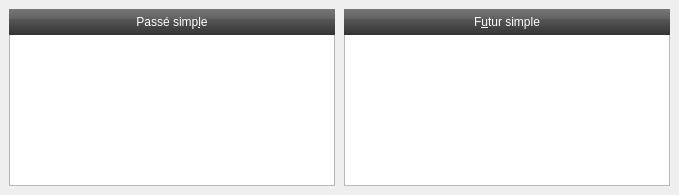
   <widget class="QWidget" name="pageIndicatif2">
    <attribute name="title">
     <string>I&amp;ndicatif ₂</string>
    </attribute>
    <widget class="QTextBrowser" name="navigateurIndicatifPasseSimple">
     <property name="geometry">
      <rect>
       <x>9</x>
       <y>34</y>
       <width>326</width>
       <height>152</height>
      </rect>
     </property>
     <property name="lineWrapMode">
      <enum>QTextEdit::NoWrap</enum>
     </property>
    </widget>
    <widget class="QLabel" name="etiquetteIndicatifFuturSimple">
     <property name="geometry">
      <rect>
       <x>344</x>
       <y>9</y>
       <width>326</width>
       <height>26</height>
      </rect>
     </property>
     <property name="palette">
      <palette>
       <active>
        <colorrole role="WindowText">
         <brush brushstyle="SolidPattern">
          <color alpha="255">
           <red>255</red>
           <green>255</green>
           <blue>255</blue>
          </color>
         </brush>
        </colorrole>
        <colorrole role="Button">
         <brush brushstyle="LinearGradientPattern">
          <gradient startx="0.000000000000000" starty="0.000000000000000" endx="0.000000000000000" endy="1.000000000000000" type="LinearGradient" spread="PadSpread" coordinatemode="ObjectBoundingMode">
           <gradientstop position="0.000000000000000">
            <color alpha="255">
             <red>119</red>
             <green>119</green>
             <blue>119</blue>
            </color>
           </gradientstop>
           <gradientstop position="0.400000000000000">
            <color alpha="255">
             <red>96</red>
             <green>96</green>
             <blue>96</blue>
            </color>
           </gradientstop>
           <gradientstop position="0.401000000000000">
            <color alpha="255">
             <red>87</red>
             <green>87</green>
             <blue>87</blue>
            </color>
           </gradientstop>
           <gradientstop position="1.000000000000000">
            <color alpha="255">
             <red>51</red>
             <green>51</green>
             <blue>51</blue>
            </color>
           </gradientstop>
          </gradient>
         </brush>
        </colorrole>
        <colorrole role="Base">
         <brush brushstyle="LinearGradientPattern">
          <gradient startx="0.000000000000000" starty="0.000000000000000" endx="0.000000000000000" endy="1.000000000000000" type="LinearGradient" spread="PadSpread" coordinatemode="ObjectBoundingMode">
           <gradientstop position="0.000000000000000">
            <color alpha="255">
             <red>119</red>
             <green>119</green>
             <blue>119</blue>
            </color>
           </gradientstop>
           <gradientstop position="0.400000000000000">
            <color alpha="255">
             <red>96</red>
             <green>96</green>
             <blue>96</blue>
            </color>
           </gradientstop>
           <gradientstop position="0.401000000000000">
            <color alpha="255">
             <red>87</red>
             <green>87</green>
             <blue>87</blue>
            </color>
           </gradientstop>
           <gradientstop position="1.000000000000000">
            <color alpha="255">
             <red>51</red>
             <green>51</green>
             <blue>51</blue>
            </color>
           </gradientstop>
          </gradient>
         </brush>
        </colorrole>
        <colorrole role="Window">
         <brush brushstyle="LinearGradientPattern">
          <gradient startx="0.000000000000000" starty="0.000000000000000" endx="0.000000000000000" endy="1.000000000000000" type="LinearGradient" spread="PadSpread" coordinatemode="ObjectBoundingMode">
           <gradientstop position="0.000000000000000">
            <color alpha="255">
             <red>119</red>
             <green>119</green>
             <blue>119</blue>
            </color>
           </gradientstop>
           <gradientstop position="0.400000000000000">
            <color alpha="255">
             <red>96</red>
             <green>96</green>
             <blue>96</blue>
            </color>
           </gradientstop>
           <gradientstop position="0.401000000000000">
            <color alpha="255">
             <red>87</red>
             <green>87</green>
             <blue>87</blue>
            </color>
           </gradientstop>
           <gradientstop position="1.000000000000000">
            <color alpha="255">
             <red>51</red>
             <green>51</green>
             <blue>51</blue>
            </color>
           </gradientstop>
          </gradient>
         </brush>
        </colorrole>
       </active>
       <inactive>
        <colorrole role="WindowText">
         <brush brushstyle="SolidPattern">
          <color alpha="255">
           <red>255</red>
           <green>255</green>
           <blue>255</blue>
          </color>
         </brush>
        </colorrole>
        <colorrole role="Button">
         <brush brushstyle="LinearGradientPattern">
          <gradient startx="0.000000000000000" starty="0.000000000000000" endx="0.000000000000000" endy="1.000000000000000" type="LinearGradient" spread="PadSpread" coordinatemode="ObjectBoundingMode">
           <gradientstop position="0.000000000000000">
            <color alpha="255">
             <red>119</red>
             <green>119</green>
             <blue>119</blue>
            </color>
           </gradientstop>
           <gradientstop position="0.400000000000000">
            <color alpha="255">
             <red>96</red>
             <green>96</green>
             <blue>96</blue>
            </color>
           </gradientstop>
           <gradientstop position="0.401000000000000">
            <color alpha="255">
             <red>87</red>
             <green>87</green>
             <blue>87</blue>
            </color>
           </gradientstop>
           <gradientstop position="1.000000000000000">
            <color alpha="255">
             <red>51</red>
             <green>51</green>
             <blue>51</blue>
            </color>
           </gradientstop>
          </gradient>
         </brush>
        </colorrole>
        <colorrole role="Base">
         <brush brushstyle="LinearGradientPattern">
          <gradient startx="0.000000000000000" starty="0.000000000000000" endx="0.000000000000000" endy="1.000000000000000" type="LinearGradient" spread="PadSpread" coordinatemode="ObjectBoundingMode">
           <gradientstop position="0.000000000000000">
            <color alpha="255">
             <red>119</red>
             <green>119</green>
             <blue>119</blue>
            </color>
           </gradientstop>
           <gradientstop position="0.400000000000000">
            <color alpha="255">
             <red>96</red>
             <green>96</green>
             <blue>96</blue>
            </color>
           </gradientstop>
           <gradientstop position="0.401000000000000">
            <color alpha="255">
             <red>87</red>
             <green>87</green>
             <blue>87</blue>
            </color>
           </gradientstop>
           <gradientstop position="1.000000000000000">
            <color alpha="255">
             <red>51</red>
             <green>51</green>
             <blue>51</blue>
            </color>
           </gradientstop>
          </gradient>
         </brush>
        </colorrole>
        <colorrole role="Window">
         <brush brushstyle="LinearGradientPattern">
          <gradient startx="0.000000000000000" starty="0.000000000000000" endx="0.000000000000000" endy="1.000000000000000" type="LinearGradient" spread="PadSpread" coordinatemode="ObjectBoundingMode">
           <gradientstop position="0.000000000000000">
            <color alpha="255">
             <red>119</red>
             <green>119</green>
             <blue>119</blue>
            </color>
           </gradientstop>
           <gradientstop position="0.400000000000000">
            <color alpha="255">
             <red>96</red>
             <green>96</green>
             <blue>96</blue>
            </color>
           </gradientstop>
           <gradientstop position="0.401000000000000">
            <color alpha="255">
             <red>87</red>
             <green>87</green>
             <blue>87</blue>
            </color>
           </gradientstop>
           <gradientstop position="1.000000000000000">
            <color alpha="255">
             <red>51</red>
             <green>51</green>
             <blue>51</blue>
            </color>
           </gradientstop>
          </gradient>
         </brush>
        </colorrole>
       </inactive>
       <disabled>
        <colorrole role="WindowText">
         <brush brushstyle="SolidPattern">
          <color alpha="255">
           <red>119</red>
           <green>121</green>
           <blue>123</blue>
          </color>
         </brush>
        </colorrole>
        <colorrole role="Button">
         <brush brushstyle="LinearGradientPattern">
          <gradient startx="0.000000000000000" starty="0.000000000000000" endx="0.000000000000000" endy="1.000000000000000" type="LinearGradient" spread="PadSpread" coordinatemode="ObjectBoundingMode">
           <gradientstop position="0.000000000000000">
            <color alpha="255">
             <red>119</red>
             <green>119</green>
             <blue>119</blue>
            </color>
           </gradientstop>
           <gradientstop position="0.400000000000000">
            <color alpha="255">
             <red>96</red>
             <green>96</green>
             <blue>96</blue>
            </color>
           </gradientstop>
           <gradientstop position="0.401000000000000">
            <color alpha="255">
             <red>87</red>
             <green>87</green>
             <blue>87</blue>
            </color>
           </gradientstop>
           <gradientstop position="1.000000000000000">
            <color alpha="255">
             <red>51</red>
             <green>51</green>
             <blue>51</blue>
            </color>
           </gradientstop>
          </gradient>
         </brush>
        </colorrole>
        <colorrole role="Base">
         <brush brushstyle="LinearGradientPattern">
          <gradient startx="0.000000000000000" starty="0.000000000000000" endx="0.000000000000000" endy="1.000000000000000" type="LinearGradient" spread="PadSpread" coordinatemode="ObjectBoundingMode">
           <gradientstop position="0.000000000000000">
            <color alpha="255">
             <red>119</red>
             <green>119</green>
             <blue>119</blue>
            </color>
           </gradientstop>
           <gradientstop position="0.400000000000000">
            <color alpha="255">
             <red>96</red>
             <green>96</green>
             <blue>96</blue>
            </color>
           </gradientstop>
           <gradientstop position="0.401000000000000">
            <color alpha="255">
             <red>87</red>
             <green>87</green>
             <blue>87</blue>
            </color>
           </gradientstop>
           <gradientstop position="1.000000000000000">
            <color alpha="255">
             <red>51</red>
             <green>51</green>
             <blue>51</blue>
            </color>
           </gradientstop>
          </gradient>
         </brush>
        </colorrole>
        <colorrole role="Window">
         <brush brushstyle="LinearGradientPattern">
          <gradient startx="0.000000000000000" starty="0.000000000000000" endx="0.000000000000000" endy="1.000000000000000" type="LinearGradient" spread="PadSpread" coordinatemode="ObjectBoundingMode">
           <gradientstop position="0.000000000000000">
            <color alpha="255">
             <red>119</red>
             <green>119</green>
             <blue>119</blue>
            </color>
           </gradientstop>
           <gradientstop position="0.400000000000000">
            <color alpha="255">
             <red>96</red>
             <green>96</green>
             <blue>96</blue>
            </color>
           </gradientstop>
           <gradientstop position="0.401000000000000">
            <color alpha="255">
             <red>87</red>
             <green>87</green>
             <blue>87</blue>
            </color>
           </gradientstop>
           <gradientstop position="1.000000000000000">
            <color alpha="255">
             <red>51</red>
             <green>51</green>
             <blue>51</blue>
            </color>
           </gradientstop>
          </gradient>
         </brush>
        </colorrole>
       </disabled>
      </palette>
     </property>
     <property name="styleSheet">
      <string>background-color: qlineargradient(x1: 0, y1: 0, x2: 0.0, y2: 1.0, stop: 0 #777777, stop: 0.4 #606060, stop: 0.401 #575757, stop: 1 #333333);</string>
     </property>
     <property name="text">
      <string>F&amp;utur simple</string>
     </property>
     <property name="alignment">
      <set>Qt::AlignCenter</set>
     </property>
     <property name="buddy">
      <cstring>navigateurIndicatifFuturSimple</cstring>
     </property>
    </widget>
    <widget class="QLabel" name="etiquetteIndicatifPasseSimple">
     <property name="geometry">
      <rect>
       <x>9</x>
       <y>9</y>
       <width>326</width>
       <height>26</height>
      </rect>
     </property>
     <property name="palette">
      <palette>
       <active>
        <colorrole role="WindowText">
         <brush brushstyle="SolidPattern">
          <color alpha="255">
           <red>255</red>
           <green>255</green>
           <blue>255</blue>
          </color>
         </brush>
        </colorrole>
        <colorrole role="Button">
         <brush brushstyle="LinearGradientPattern">
          <gradient startx="0.000000000000000" starty="0.000000000000000" endx="0.000000000000000" endy="1.000000000000000" type="LinearGradient" spread="PadSpread" coordinatemode="ObjectBoundingMode">
           <gradientstop position="0.000000000000000">
            <color alpha="255">
             <red>119</red>
             <green>119</green>
             <blue>119</blue>
            </color>
           </gradientstop>
           <gradientstop position="0.400000000000000">
            <color alpha="255">
             <red>96</red>
             <green>96</green>
             <blue>96</blue>
            </color>
           </gradientstop>
           <gradientstop position="0.401000000000000">
            <color alpha="255">
             <red>87</red>
             <green>87</green>
             <blue>87</blue>
            </color>
           </gradientstop>
           <gradientstop position="1.000000000000000">
            <color alpha="255">
             <red>51</red>
             <green>51</green>
             <blue>51</blue>
            </color>
           </gradientstop>
          </gradient>
         </brush>
        </colorrole>
        <colorrole role="Base">
         <brush brushstyle="LinearGradientPattern">
          <gradient startx="0.000000000000000" starty="0.000000000000000" endx="0.000000000000000" endy="1.000000000000000" type="LinearGradient" spread="PadSpread" coordinatemode="ObjectBoundingMode">
           <gradientstop position="0.000000000000000">
            <color alpha="255">
             <red>119</red>
             <green>119</green>
             <blue>119</blue>
            </color>
           </gradientstop>
           <gradientstop position="0.400000000000000">
            <color alpha="255">
             <red>96</red>
             <green>96</green>
             <blue>96</blue>
            </color>
           </gradientstop>
           <gradientstop position="0.401000000000000">
            <color alpha="255">
             <red>87</red>
             <green>87</green>
             <blue>87</blue>
            </color>
           </gradientstop>
           <gradientstop position="1.000000000000000">
            <color alpha="255">
             <red>51</red>
             <green>51</green>
             <blue>51</blue>
            </color>
           </gradientstop>
          </gradient>
         </brush>
        </colorrole>
        <colorrole role="Window">
         <brush brushstyle="LinearGradientPattern">
          <gradient startx="0.000000000000000" starty="0.000000000000000" endx="0.000000000000000" endy="1.000000000000000" type="LinearGradient" spread="PadSpread" coordinatemode="ObjectBoundingMode">
           <gradientstop position="0.000000000000000">
            <color alpha="255">
             <red>119</red>
             <green>119</green>
             <blue>119</blue>
            </color>
           </gradientstop>
           <gradientstop position="0.400000000000000">
            <color alpha="255">
             <red>96</red>
             <green>96</green>
             <blue>96</blue>
            </color>
           </gradientstop>
           <gradientstop position="0.401000000000000">
            <color alpha="255">
             <red>87</red>
             <green>87</green>
             <blue>87</blue>
            </color>
           </gradientstop>
           <gradientstop position="1.000000000000000">
            <color alpha="255">
             <red>51</red>
             <green>51</green>
             <blue>51</blue>
            </color>
           </gradientstop>
          </gradient>
         </brush>
        </colorrole>
       </active>
       <inactive>
        <colorrole role="WindowText">
         <brush brushstyle="SolidPattern">
          <color alpha="255">
           <red>255</red>
           <green>255</green>
           <blue>255</blue>
          </color>
         </brush>
        </colorrole>
        <colorrole role="Button">
         <brush brushstyle="LinearGradientPattern">
          <gradient startx="0.000000000000000" starty="0.000000000000000" endx="0.000000000000000" endy="1.000000000000000" type="LinearGradient" spread="PadSpread" coordinatemode="ObjectBoundingMode">
           <gradientstop position="0.000000000000000">
            <color alpha="255">
             <red>119</red>
             <green>119</green>
             <blue>119</blue>
            </color>
           </gradientstop>
           <gradientstop position="0.400000000000000">
            <color alpha="255">
             <red>96</red>
             <green>96</green>
             <blue>96</blue>
            </color>
           </gradientstop>
           <gradientstop position="0.401000000000000">
            <color alpha="255">
             <red>87</red>
             <green>87</green>
             <blue>87</blue>
            </color>
           </gradientstop>
           <gradientstop position="1.000000000000000">
            <color alpha="255">
             <red>51</red>
             <green>51</green>
             <blue>51</blue>
            </color>
           </gradientstop>
          </gradient>
         </brush>
        </colorrole>
        <colorrole role="Base">
         <brush brushstyle="LinearGradientPattern">
          <gradient startx="0.000000000000000" starty="0.000000000000000" endx="0.000000000000000" endy="1.000000000000000" type="LinearGradient" spread="PadSpread" coordinatemode="ObjectBoundingMode">
           <gradientstop position="0.000000000000000">
            <color alpha="255">
             <red>119</red>
             <green>119</green>
             <blue>119</blue>
            </color>
           </gradientstop>
           <gradientstop position="0.400000000000000">
            <color alpha="255">
             <red>96</red>
             <green>96</green>
             <blue>96</blue>
            </color>
           </gradientstop>
           <gradientstop position="0.401000000000000">
            <color alpha="255">
             <red>87</red>
             <green>87</green>
             <blue>87</blue>
            </color>
           </gradientstop>
           <gradientstop position="1.000000000000000">
            <color alpha="255">
             <red>51</red>
             <green>51</green>
             <blue>51</blue>
            </color>
           </gradientstop>
          </gradient>
         </brush>
        </colorrole>
        <colorrole role="Window">
         <brush brushstyle="LinearGradientPattern">
          <gradient startx="0.000000000000000" starty="0.000000000000000" endx="0.000000000000000" endy="1.000000000000000" type="LinearGradient" spread="PadSpread" coordinatemode="ObjectBoundingMode">
           <gradientstop position="0.000000000000000">
            <color alpha="255">
             <red>119</red>
             <green>119</green>
             <blue>119</blue>
            </color>
           </gradientstop>
           <gradientstop position="0.400000000000000">
            <color alpha="255">
             <red>96</red>
             <green>96</green>
             <blue>96</blue>
            </color>
           </gradientstop>
           <gradientstop position="0.401000000000000">
            <color alpha="255">
             <red>87</red>
             <green>87</green>
             <blue>87</blue>
            </color>
           </gradientstop>
           <gradientstop position="1.000000000000000">
            <color alpha="255">
             <red>51</red>
             <green>51</green>
             <blue>51</blue>
            </color>
           </gradientstop>
          </gradient>
         </brush>
        </colorrole>
       </inactive>
       <disabled>
        <colorrole role="WindowText">
         <brush brushstyle="SolidPattern">
          <color alpha="255">
           <red>119</red>
           <green>121</green>
           <blue>123</blue>
          </color>
         </brush>
        </colorrole>
        <colorrole role="Button">
         <brush brushstyle="LinearGradientPattern">
          <gradient startx="0.000000000000000" starty="0.000000000000000" endx="0.000000000000000" endy="1.000000000000000" type="LinearGradient" spread="PadSpread" coordinatemode="ObjectBoundingMode">
           <gradientstop position="0.000000000000000">
            <color alpha="255">
             <red>119</red>
             <green>119</green>
             <blue>119</blue>
            </color>
           </gradientstop>
           <gradientstop position="0.400000000000000">
            <color alpha="255">
             <red>96</red>
             <green>96</green>
             <blue>96</blue>
            </color>
           </gradientstop>
           <gradientstop position="0.401000000000000">
            <color alpha="255">
             <red>87</red>
             <green>87</green>
             <blue>87</blue>
            </color>
           </gradientstop>
           <gradientstop position="1.000000000000000">
            <color alpha="255">
             <red>51</red>
             <green>51</green>
             <blue>51</blue>
            </color>
           </gradientstop>
          </gradient>
         </brush>
        </colorrole>
        <colorrole role="Base">
         <brush brushstyle="LinearGradientPattern">
          <gradient startx="0.000000000000000" starty="0.000000000000000" endx="0.000000000000000" endy="1.000000000000000" type="LinearGradient" spread="PadSpread" coordinatemode="ObjectBoundingMode">
           <gradientstop position="0.000000000000000">
            <color alpha="255">
             <red>119</red>
             <green>119</green>
             <blue>119</blue>
            </color>
           </gradientstop>
           <gradientstop position="0.400000000000000">
            <color alpha="255">
             <red>96</red>
             <green>96</green>
             <blue>96</blue>
            </color>
           </gradientstop>
           <gradientstop position="0.401000000000000">
            <color alpha="255">
             <red>87</red>
             <green>87</green>
             <blue>87</blue>
            </color>
           </gradientstop>
           <gradientstop position="1.000000000000000">
            <color alpha="255">
             <red>51</red>
             <green>51</green>
             <blue>51</blue>
            </color>
           </gradientstop>
          </gradient>
         </brush>
        </colorrole>
        <colorrole role="Window">
         <brush brushstyle="LinearGradientPattern">
          <gradient startx="0.000000000000000" starty="0.000000000000000" endx="0.000000000000000" endy="1.000000000000000" type="LinearGradient" spread="PadSpread" coordinatemode="ObjectBoundingMode">
           <gradientstop position="0.000000000000000">
            <color alpha="255">
             <red>119</red>
             <green>119</green>
             <blue>119</blue>
            </color>
           </gradientstop>
           <gradientstop position="0.400000000000000">
            <color alpha="255">
             <red>96</red>
             <green>96</green>
             <blue>96</blue>
            </color>
           </gradientstop>
           <gradientstop position="0.401000000000000">
            <color alpha="255">
             <red>87</red>
             <green>87</green>
             <blue>87</blue>
            </color>
           </gradientstop>
           <gradientstop position="1.000000000000000">
            <color alpha="255">
             <red>51</red>
             <green>51</green>
             <blue>51</blue>
            </color>
           </gradientstop>
          </gradient>
         </brush>
        </colorrole>
       </disabled>
      </palette>
     </property>
     <property name="styleSheet">
      <string>background-color: qlineargradient(x1: 0, y1: 0, x2: 0.0, y2: 1.0, stop: 0 #777777, stop: 0.4 #606060, stop: 0.401 #575757, stop: 1 #333333);</string>
     </property>
     <property name="text">
      <string>Passé simp&amp;le</string>
     </property>
     <property name="alignment">
      <set>Qt::AlignCenter</set>
     </property>
     <property name="buddy">
      <cstring>navigateurIndicatifPasseSimple</cstring>
     </property>
    </widget>
    <widget class="QTextBrowser" name="navigateurIndicatifFuturSimple">
     <property name="geometry">
      <rect>
       <x>344</x>
       <y>34</y>
       <width>326</width>
       <height>152</height>
      </rect>
     </property>
     <property name="lineWrapMode">
      <enum>QTextEdit::NoWrap</enum>
     </property>
    </widget>
    <zorder>navigateurIndicatifPasseSimple</zorder>
    <zorder>navigateurIndicatifFuturSimple</zorder>
    <zorder>etiquetteIndicatifFuturSimple</zorder>
    <zorder>etiquetteIndicatifPasseSimple</zorder>
   </widget>
